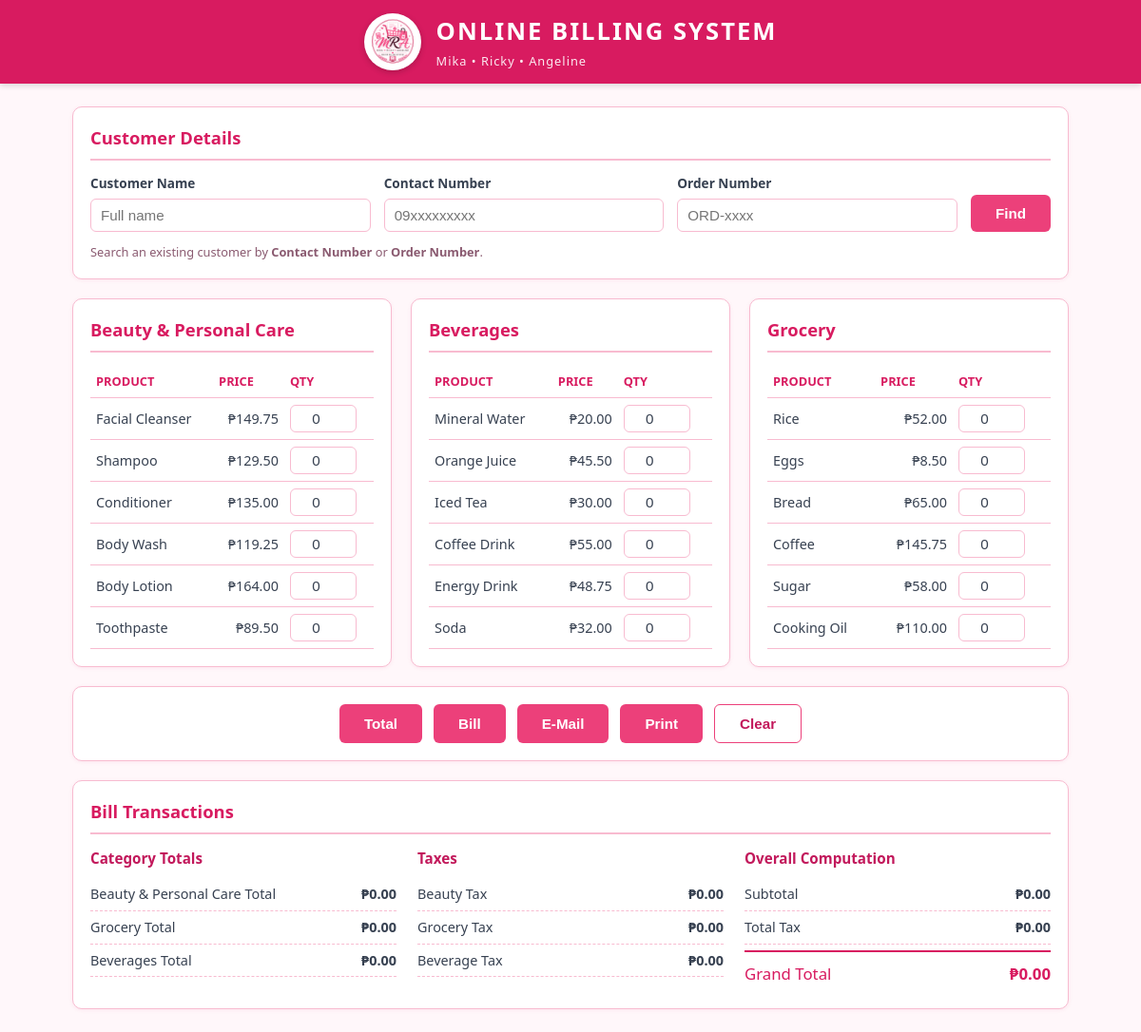
The page / on the database its author committed.
### tables this page shows
CREATE TABLE products (
    product_id      INT AUTO_INCREMENT PRIMARY KEY,
    category        VARCHAR(60)   NOT NULL,
    product_name    VARCHAR(120)  NOT NULL,
    price           DECIMAL(10,2) NOT NULL DEFAULT 0.00
);

### config/Database.php (called while the page is built, shortened)
<?php
class Database
{
    private string $host = 'localhost';
    private string $dbName = 'online_billing';
    private string $username = 'root';
    private string $password = '';
    private string $charset = 'utf8mb4';
    private ?PDO $connection = null;
    public function connect(): PDO
    {
        $dsn = "mysql:host={$this->host};dbname={$this->dbName};charset={$this->charset}";
        $options = [
            PDO::ATTR_ERRMODE            => PDO::ERRMODE_EXCEPTION,
            PDO::ATTR_DEFAULT_FETCH_MODE => PDO::FETCH_ASSOC,
            PDO::ATTR_EMULATE_PREPARES   => false,
        ];
        try {
            $this->connection = new PDO($dsn, $this->username, $this->password, $options);
        } catch (PDOException $e) {
            throw new RuntimeException('Database connection failed: ' . $e->getMessage());
        }
        return $this->connection;
    }
}

### config/bootstrap.php (called while the page is built, shortened)
<?php
require_once __DIR__ . '/Database.php';
require_once __DIR__ . '/../classes/Product.php';
function db(): PDO
{
    try {
        return (new Database())->connect();
    } catch (Throwable $e) {
        json_response(['ok' => false, 'error' => $e->getMessage()], 500);
    }
}

### classes/Product.php (called while the page is built, shortened)
<?php
class Product
{
    private PDO $db;
    public function __construct(PDO $db)
    {
        $this->db = $db;
    }
    public function all(): array
    {
        $sql = "SELECT product_id, category, product_name, price
                FROM products
                ORDER BY category, product_id";
        return $this->db->query($sql)->fetchAll();
    }
    public function grouped(): array
    {
        $grouped = [];
        foreach ($this->all() as $product) {
            $grouped[$product['category']][] = $product;
        }
        return $grouped;
    }
}

### index.php (the view, shortened to what this page needs)
<?php
require_once __DIR__ . '/config/bootstrap.php';
try {
    $grouped  = (new Product(db()))->grouped();
} catch (Throwable $e) {
    $grouped  = [];
    $dbError  = $e->getMessage();
}
function h(string $s): string
{
    return htmlspecialchars($s, ENT_QUOTES, 'UTF-8');
}
?>
<!DOCTYPE html>
<html lang="en">
<head>
    <link rel="stylesheet" href="assets/css/style.css">
</head>
<body>
<header class="app-header">
    <img src="assets/img/logo.png" alt="MRA logo" class="app-logo"
         onerror="this.style.display='none'">
    <div class="app-title">
        <h1>ONLINE BILLING SYSTEM</h1>
        <p class="app-sub">Mika &bull; Ricky &bull; Angeline</p>
    </div>
</header>
<main class="container">
    <section class="card">
        <h2 class="card-title">Customer Details</h2>
        <div class="customer-grid">
            <label>Customer Name
                <input type="text" id="customerName" placeholder="Full name">
            </label>
            <label>Contact Number
                <input type="text" id="contactNumber" placeholder="09xxxxxxxxx">
            </label>
            <label>Order Number
                <input type="text" id="orderNumber" placeholder="ORD-xxxx">
            </label>
            <div class="find-wrap">
                <button type="button" class="btn" id="btnFind">Find</button>
            </div>
        </div>
        <p class="hint">Search an existing customer by <strong>Contact Number</strong> or <strong>Order Number</strong>.</p>
    </section>
    <section class="categories">
        <?php foreach ($grouped as $category => $products): ?>
            <div class="card category-card">
                <h2 class="card-title"><?= h($category) ?></h2>
                <table class="product-table">
                    <thead>
                        <tr><th>Product</th><th>Price</th><th>Qty</th></tr>
                    </thead>
                    <tbody>
                    <?php foreach ($products as $p): ?>
                        <tr>
                            <td><?= h($p['product_name']) ?></td>
                            <td class="price">₱<?= number_format((float) $p['price'], 2) ?></td>
                            <td>
                                <input type="number" min="0" max="9999" step="1" value="0"
                                       inputmode="numeric" pattern="[0-9]*"
                                       class="qty"
                                       data-product-id="<?= (int) $p['product_id'] ?>"
                                       data-category="<?= h($p['category']) ?>"
                                       data-price="<?= (float) $p['price'] ?>">
                            </td>
                        </tr>
                    <?php endforeach; ?>
                    </tbody>
                </table>
            </div>
        <?php endforeach; ?>
    </section>
    <section class="card button-bar">
        <button type="button" class="btn" id="btnTotal">Total</button>
        <button type="button" class="btn" id="btnBill">Bill</button>
        <button type="button" class="btn" id="btnEmail">E-Mail</button>
        <button type="button" class="btn" id="btnPrint">Print</button>
        <button type="button" class="btn btn-ghost" id="btnClear">Clear</button>
    </section>
    <section class="card" id="billTransactions">
        <h2 class="card-title">Bill Transactions</h2>
        <div class="bill-grid">
            <div class="bill-col">
                <h3>Category Totals</h3>
                <div class="bill-row"><span>Beauty &amp; Personal Care Total</span><output id="totBeauty">₱0.00</output></div>
                <div class="bill-row"><span>Grocery Total</span><output id="totGrocery">₱0.00</output></div>
                <div class="bill-row"><span>Beverages Total</span><output id="totBeverage">₱0.00</output></div>
            </div>
            <div class="bill-col">
                <h3>Taxes</h3>
                <div class="bill-row"><span>Beauty Tax</span><output id="taxBeauty">₱0.00</output></div>
                <div class="bill-row"><span>Grocery Tax</span><output id="taxGrocery">₱0.00</output></div>
                <div class="bill-row"><span>Beverage Tax</span><output id="taxBeverage">₱0.00</output></div>
            </div>
            <div class="bill-col">
                <h3>Overall Computation</h3>
                <div class="bill-row"><span>Subtotal</span><output id="subtotal">₱0.00</output></div>
                <div class="bill-row"><span>Total Tax</span><output id="totalTax">₱0.00</output></div>
                <div class="bill-row grand"><span>Grand Total</span><output id="grandTotal">₱0.00</output></div>
            </div>
        </div>
    </section>
</main>
</body>
</html>

### assets/css/style.css (style rules this page uses)
:root { --bg: #FFF7FA; --card: #FFFFFF; --header: #D81B60; --btn: #EC407A; --btn-hover: #C2185B; --text: #374151; --border: #F8BBD0; }
* { box-sizing: border-box; }
body { margin: 0; font-family: "Segoe UI", Tahoma, Arial, sans-serif; background: var(--bg); color: var(--text); line-height: 1.5; }
.app-header { background: var(--header); color: #fff; display: flex; align-items: center; justify-content: center; gap: 16px; padding: 14px 12px; box-shadow: 0 2px 6px rgba(0,0,0,.15); }
.app-logo { width: 60px; height: 60px; border-radius: 50%; background: #fff; padding: 3px; object-fit: cover; box-shadow: 0 2px 6px rgba(0,0,0,.2); }
.app-title { text-align: left; }
.app-header h1 { margin: 0; letter-spacing: 2px; font-size: 1.6rem; }
.app-sub { margin: 2px 0 0; font-size: .8rem; letter-spacing: 1px; opacity: .9; }
.container { max-width: 1080px; margin: 24px auto; padding: 0 16px; }
.card { background: var(--card); border: 1px solid var(--border); border-radius: 10px; padding: 18px; margin-bottom: 20px; box-shadow: 0 1px 4px rgba(216,27,96,.08); }
.card-title { margin: 0 0 14px; color: var(--header); font-size: 1.15rem; border-bottom: 2px solid var(--border); padding-bottom: 8px; }
.customer-grid { display: grid; grid-template-columns: repeat(3, 1fr) auto; gap: 14px; align-items: end; }
.customer-grid label { display: flex; flex-direction: column; font-weight: 600; font-size: .85rem; gap: 6px; }
.find-wrap { display: flex; }
input[type="text"], input[type="number"], input[type="email"] { padding: 8px 10px; border: 1px solid var(--border); border-radius: 6px; font-size: .95rem; color: var(--text); background: #fff; width: 100%; }
.hint { font-size: .8rem; color: #8a5a70; margin: 12px 0 0; }
.categories { display: grid; grid-template-columns: repeat(3, 1fr); gap: 20px; }
.product-table { width: 100%; border-collapse: collapse; font-size: .9rem; }
.product-table th, .product-table td { padding: 7px 6px; border-bottom: 1px solid var(--border); text-align: left; }
.product-table th { color: var(--header); font-size: .8rem; text-transform: uppercase; }
.product-table .price { text-align: right; white-space: nowrap; }
.product-table .qty { width: 70px; text-align: center; padding: 5px; }
.button-bar { display: flex; gap: 12px; justify-content: center; flex-wrap: wrap; }
.btn { background: var(--btn); color: #fff; border: none; border-radius: 6px; padding: 11px 26px; font-size: .95rem; font-weight: 600; cursor: pointer; transition: background .15s ease, transform .05s ease; }
.btn-ghost { background: #fff; color: var(--btn-hover); border: 1px solid var(--btn); }
.bill-grid { display: grid; grid-template-columns: repeat(3, 1fr); gap: 22px; }
.bill-col h3 { margin: 0 0 10px; font-size: .95rem; color: var(--btn-hover); }
.bill-row { display: flex; justify-content: space-between; padding: 6px 0; border-bottom: 1px dashed var(--border); font-size: .9rem; }
.bill-row output { font-weight: 700; }
.bill-row.grand { border-bottom: none; margin-top: 6px; padding-top: 10px; border-top: 2px solid var(--header); font-size: 1.05rem; color: var(--header); }

### rows shown on the page
products: product_name "Facial Cleanser", price "149.75"
products: product_name "Shampoo", price "129.50"
products: product_name "Conditioner", price "135.00"
products: product_name "Body Wash", price "119.25"
products: product_name "Body Lotion", price "164.00"
products: product_name "Toothpaste", price "89.50"
products: product_name "Mineral Water", price "20.00"
products: product_name "Orange Juice", price "45.50"
products: product_name "Iced Tea", price "30.00"
products: product_name "Coffee Drink", price "55.00"
products: product_name "Energy Drink", price "48.75"
products: product_name "Soda", price "32.00"
products: product_name "Rice", price "52.00"
products: product_name "Eggs", price "8.50"
products: product_name "Bread", price "65.00"
products: product_name "Coffee", price "145.75"
products: product_name "Sugar", price "58.00"
products: product_name "Cooking Oil", price "110.00"

### other values the page prints
$category "Beauty & Personal Care"
$category "Beverages"
$category "Grocery"
